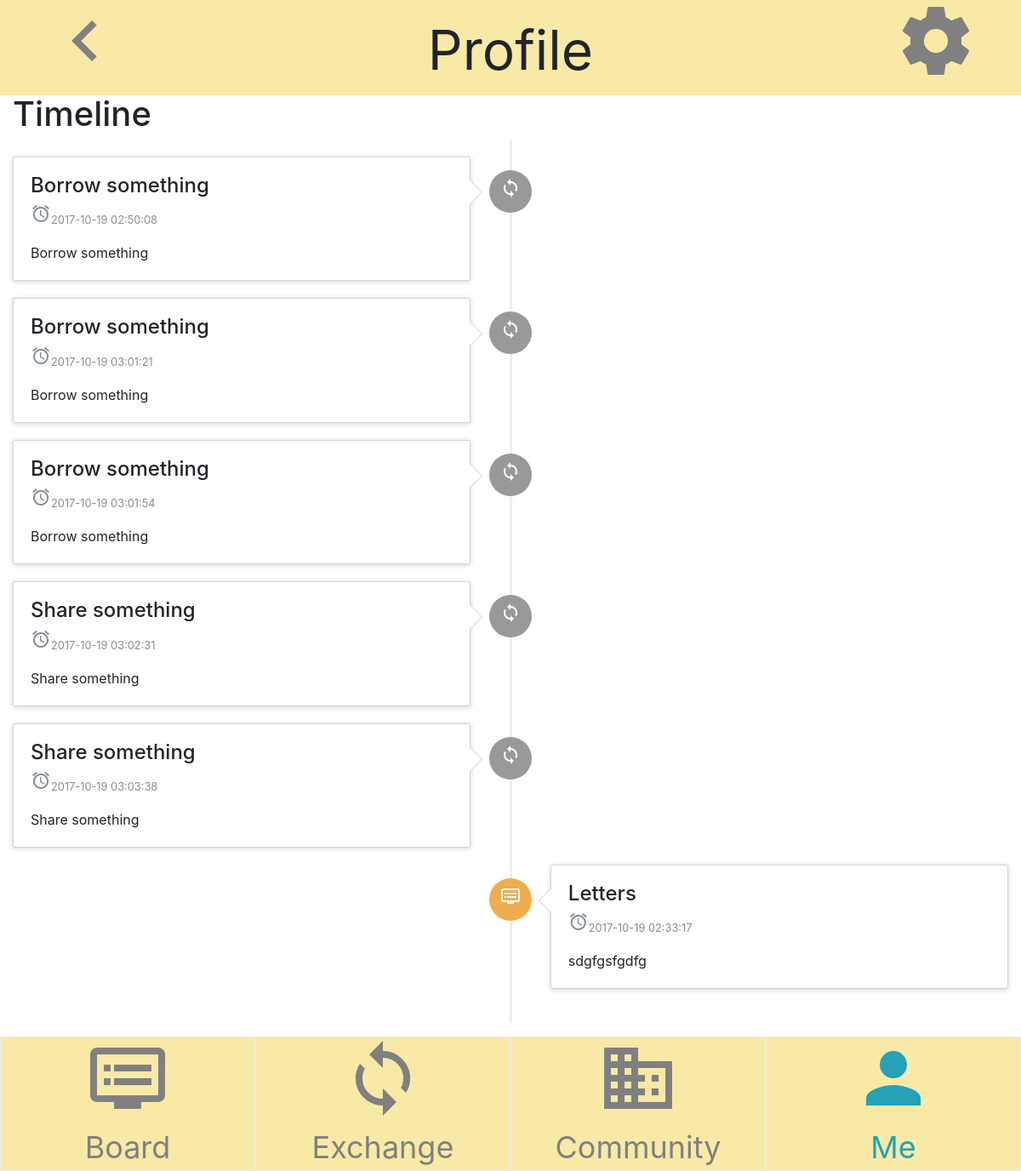
The app's page /website_V3_Final/timeline.php (signed in) with its own data.
### tables this page shows
CREATE TABLE `exch3500` (
  `message` varchar(140) NOT NULL,
  `groups` varchar(50) NOT NULL,
  `userID` int(11) NOT NULL,
  `time` timestamp NOT NULL DEFAULT CURRENT_TIMESTAMP,
  `sort` varchar(50) NOT NULL
);

CREATE TABLE `comBoard3500` (
  `message` varchar(140) NOT NULL,
  `time` timestamp NOT NULL DEFAULT CURRENT_TIMESTAMP,
  `userID` int(11) NOT NULL,
  `urgency` varchar(50) NOT NULL,
  `sort` varchar(50) NOT NULL
);

### website_V3_Final/timeline.php (the view, shortened to what this page needs)
<?php
include_once 'dbconnect.php';
 $user = $conn->prepare("SELECT * FROM comBoard3500 WHERE userId=?");
 $user->bind_param('s', $_SESSION['userSession']);
 $user->execute();
 $row=$user->get_result();
 $user = $conn->prepare("SELECT * FROM exch3500 WHERE userId=?");
 $user->bind_param('s', $_SESSION['userSession']);
 $user->execute();
 $row1=$user->get_result();
?>
<!DOCTYPE html>
<html>
	<head>
		<link rel="stylesheet" type="text/css" href="css/bootstrap-grid.css">
		<link rel="stylesheet" type="text/css" href="css/bootstrap-reboot.css">
		<link rel="stylesheet" type="text/css" href="css/bootstrap.css">
		<link rel="stylesheet" href="open-iconic/css/open-iconic-bootstrap.css">
		<link rel="stylesheet" type="text/css" href="css/material_icons.css">
		<link rel="stylesheet" type="text/css" href="css/croppie.css" />
		<link rel="stylesheet" type="text/css" href="css/style.css">
	</head>
	<body>
		<header class="header">
			<div class="container-fluid">
				<div class="row justify-content-md-center">
					<div class="col-2">
						<a href="profile.php"><i class="material-icons md-96">keyboard_arrow_left</i></a>
					</div>
					<div class="col col-8">
						<p class="title">Profile</p>
					</div>
					<div class="col-2">
						<a href="#"><i class="material-icons md-96">settings</i></a>
					</div>
				</div>
			</div>
		</header>
		<div class="container-fluid content">
<div class="page-header">
	<h1 id="timeline">Timeline</h1>
</div>
<ul class="timeline">
	<?php
		while($userRow1 = mysqli_fetch_assoc($row1)){
			echo  "<li>
				<div class='timeline-badge'><i class='material-icons'>loop</i></div>
				<div class='timeline-panel'>
					<div class='timeline-heading'>
						<h4 class='timeline-title'>".$userRow1['sort']."</h4>
						<p><small class='text-muted'><i class='material-icons'>alarm</i>".$userRow1['time']."</small></p>
					</div>
					<div class='timeline-body'>
						<p>".$userRow1['sort']."</p>
					</div>
				</div>
			</li>";
		}
	?>
	<?php
		while($userRow = mysqli_fetch_assoc($row)){
			echo  "<li class='timeline-inverted'>
				<div class='timeline-badge warning'><i class='material-icons'>dvr</i></div>
				<div class='timeline-panel'>
					<div class='timeline-heading'>
						<h4 class='timeline-title'>".$userRow['sort']."</h4>
						<p><small class='text-muted'><i class='material-icons'>alarm</i>".$userRow['time']."</small></p>
					</div>
					<div class='timeline-body'>
						<p>".$userRow['message']."</p>
					</div>
				</div>
			</li>";
		}
		?>
</ul>
		</div>
		<footer class="footer">
			<div class="container-fluid">
				<div class="row">
					<div class="col-3 border menubar">
						<a href="board.php">
							<i class="material-icons md-96">dvr</i>
							<br><span>Board</span>
						</a>
					</div>
					<div class="col-3 border menubar">
						<a href="transaction.php">
							<i class="material-icons md-96">loop</i>
							<br><span>Exchange</span>
						</a>
					</div>
					<div class="col-3 border menubar">
						<a href="community.php">
							<i class="material-icons md-96">business</i>
							<br><span>Community</span>
						</a>
					</div>
					<div class="col-3 border menubar">
						<a href="profile.php">
							<i class="material-icons md-96 menuactive">person</i>
							<br><span  class="menuactive">Me</span>
						</a>
					</div>
				</div>
			</div>
		</footer>
	</body>
</html>

### website_V3_Final/css/style.css (style rules this page uses)
.header { position: fixed; top: 0; width: 100%; background-color: #f8e9a7; text-align: center; vertical-align: middle; z-index: 999999; height: auto; }
.header .title { position: relative; font-size: 64px; top:10%; }
.footer { position: fixed; bottom: 0; width: 100%; background-color: #f8e9a7; }
.footer span { font-size: 36px; }
.menubar { text-align: center; color: #d8d8d8; }
.menuactive { color: #25a2b6; }
a { text-decoration: none; color: grey; }
.timeline { list-style: none; padding: 20px 0 20px; position: relative; }
.timeline:before { top: 0; bottom: 0; position: absolute; content: " "; width: 3px; background-color: #eeeeee; left: 50%; margin-left: -1.5px; }
.timeline > li { margin-bottom: 20px; position: relative; }
.timeline > li:before, .timeline > li:after { content: " "; display: table; }
.timeline > li:after { clear: both; }
.timeline > li > .timeline-panel { width: 46%; float: left; border: 1px solid #d4d4d4; border-radius: 2px; padding: 20px; position: relative; -webkit-box-shadow: 0 1px 6px rgba(0, 0, 0, 0.175); box-shadow: 0 1px 6px rgba(0, 0, 0, 0.175); }
.timeline > li > .timeline-panel:before { position: absolute; top: 26px; right: -15px; display: inline-block; border-top: 15px solid transparent; border-left: 15px solid #ccc; border-right: 0 solid #ccc; border-bottom: 15px solid transparent; content: " "; }
.timeline > li > .timeline-panel:after { position: absolute; top: 27px; right: -14px; display: inline-block; border-top: 14px solid transparent; border-left: 14px solid #fff; border-right: 0 solid #fff; border-bottom: 14px solid transparent; content: " "; }
.timeline > li > .timeline-badge { color: #fff; width: 50px; height: 50px; line-height: 50px; font-size: 1.4em; text-align: center; position: absolute; top: 16px; left: 50%; margin-left: -25px; background-color: #999999; z-index: 100; border-top-right-radius: 50%; border-top-left-radius: 50%; border-bottom-right-radius: 50%; border-bottom-left-radius: 50%; }
.timeline > li.timeline-inverted > .timeline-panel { float: right; }
.timeline > li.timeline-inverted > .timeline-panel:before { border-left-width: 0; border-right-width: 15px; left: -15px; right: auto; }
.timeline > li.timeline-inverted > .timeline-panel:after { border-left-width: 0; border-right-width: 14px; left: -14px; right: auto; }
.timeline-badge.warning { background-color: #f0ad4e !important; }
.timeline-title { margin-top: 0; color: inherit; }
.timeline-body > p, .timeline-body > ul { margin-bottom: 0; }

### records on screen
exch3500: sort "Borrow something", time "2017-10-19 02:50:08"
exch3500: sort "Borrow something", time "2017-10-19 03:01:21"
exch3500: sort "Borrow something", time "2017-10-19 03:01:54"
exch3500: sort "Share something", time "2017-10-19 03:02:31"
exch3500: sort "Share something", time "2017-10-19 03:03:38"
comboard3500: sort "Letters", time "2017-10-19 02:33:17", message "sdgfgsfgdfg"
